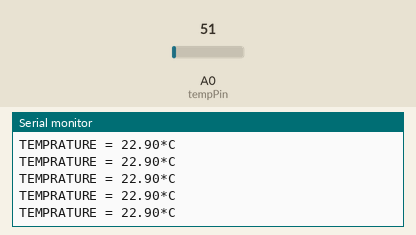
A sketch run on a simulated Arduino Uno, built with avr-gcc and run on an emulated ATmega328P. Parts: the last lines printed to the serial monitor. The inputs (shaded band) are chosen by the test bench; at power-on: A0 (tempPin) = 51.

Above: at 4.2 s.
4.3 s: A0 (tempPin) set to 27
At 4.32 s:
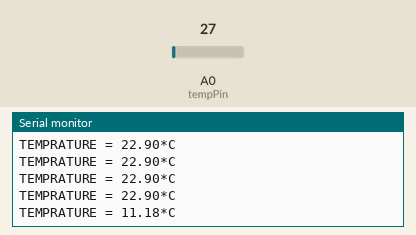
5.8 s: A0 (tempPin) set to 22
At 5.85 s:
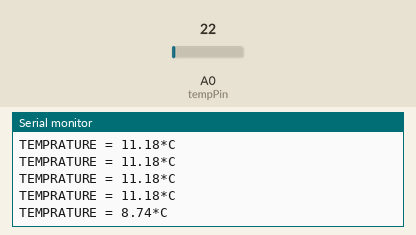
Timing chart, 0 to 8.8 s (numbered marks = the images above; inputs shaded):
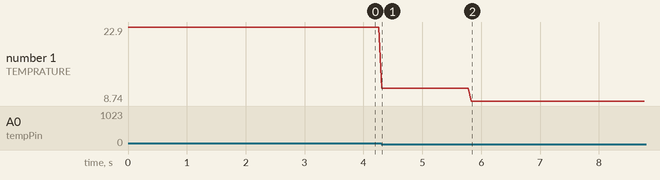

Measured:
- after the input at 4.3 s, the serial monitor: prints a new line at once (image 1)
- after the input at 5.8 s, the serial monitor: prints a new line at once (image 2)
- plotted number 1: 22.9 → 11.18 after the input at 4.3 s, 11.18 → 8.74 after the input at 5.8 s

The sketch:

temp_sensor_lm35.ino
```cpp
int val;
int tempPin = 0;
int centi = 0;
void setup()
{
  Serial.begin(9600);
}
void loop()
{
  val = analogRead(tempPin);
  float mv = ( val/1024.0)*5000;
  float cel = mv/10;
  float farh = (cel*9)/5 + 32; // 32
  float centi =(cel-2);

  Serial.print("TEMPRATURE = ");
  Serial.print(centi);
  Serial.print("*C");
  Serial.println();
  delay(50);

/*  uncomment this to get temperature in farenhite
  Serial.print("TEMPRATURE = ");
  Serial.print(farh);
  Serial.print("*F");
  Serial.println();


*/
}
```
